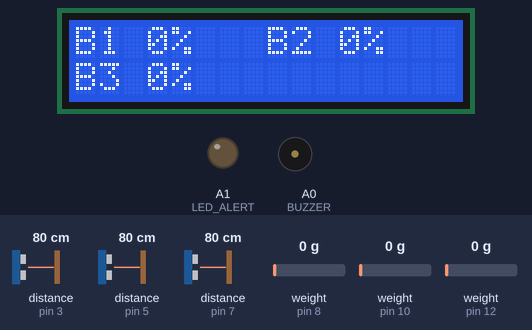
Simulated run of this sketch. Board: Arduino Uno, built with avr-gcc and run on an emulated ATmega328P. On the bench: 16×2 character LCD, output pins drawn as LEDs (lit = HIGH), buzzer (waves = sounding, pin HIGH). Wiring (inferred from the names in the program): 3 × ultrasonic range finder: trigger pin 2, echo pin 3 / trigger pin 4, echo pin 5 / trigger pin 6, echo pin 7. The test bench sets the inputs (shaded band); at power-on: distance to the obstacle (sensors on pin 3, pin 5, pin 7) 80 cm, weight on the scale (sensors on pin 8, pin 10, pin 12) 0 g. The echo pulse lasts 58.3 µs per cm; the modem accepts every AT command (registered, SIM ready, sends succeed) and sends nothing else; pins used as bus, display or sensor lines are not drawn; what the sketch prints to the serial monitor is not drawn.

Above: at 6.6 s.
6.7 s: distance to the obstacle (sensor on pin 3) set to 2 cm
At 9.1 s:
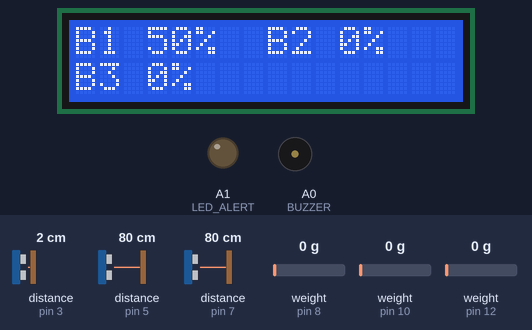
9.4 s: weight on the scale (sensor on pin 8) set to 4467 g
At 12.1 s:
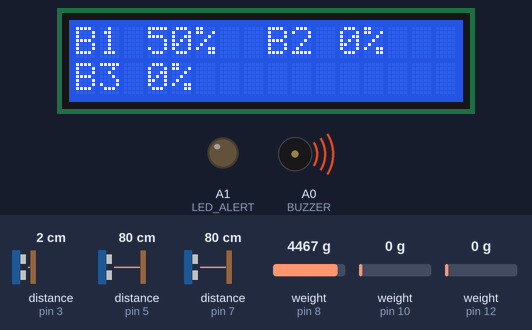
13.7 s: weight on the scale (sensor on pin 8) set to 4559 g
19.1 s: distance to the obstacle (sensor on pin 5) set to 2 cm
At 24.2 s:
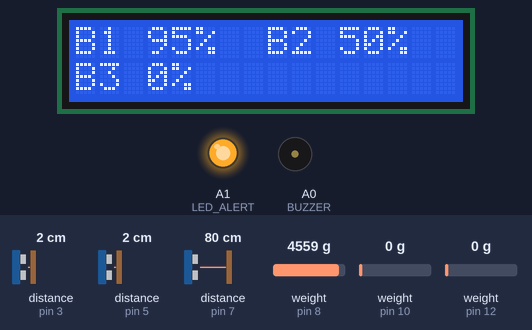
25.2 s: distance to the obstacle (sensor on pin 7) set to 2 cm
At 31.0 s:
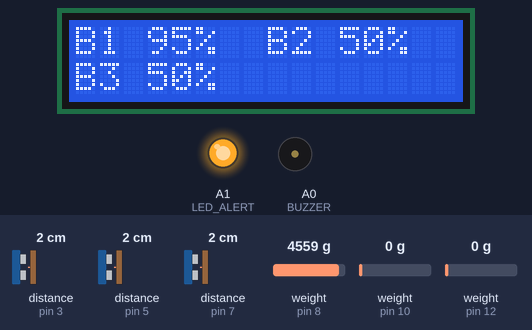
31.3 s: weight on the scale (sensor on pin 10) set to 100 g
At 37.3 s:
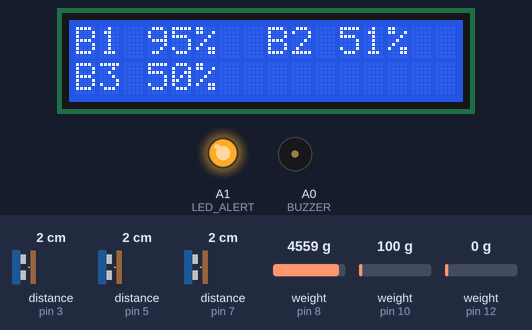
Timing chart, 0 to 38.4 s (numbered marks = the images above; inputs shaded):
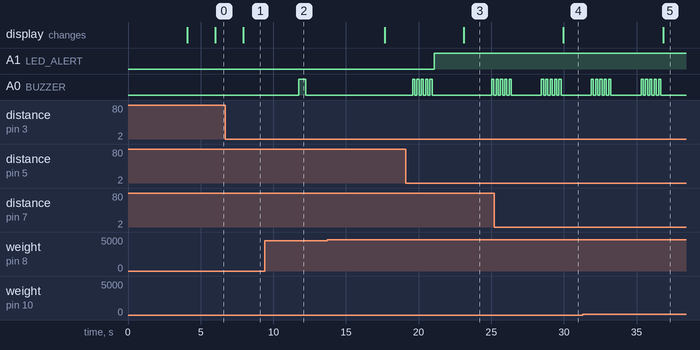

The sketch:

arduino.ino
```cpp
#include <Wire.h>
#include <LiquidCrystal_I2C.h>
#include "HX711.h"
#include <SoftwareSerial.h>

// Initialize LCD
LiquidCrystal_I2C lcd(0x27, 16, 2);

// HX711 Load Cell Pins (3 Sensors)
#define DT1  8
#define SCK1 9
#define DT2 10
#define SCK2 11
#define DT3 12
#define SCK3 13

// Ultrasonic Sensor Pins
const int trig1 = 2, echo1 = 3;
const int trig2 = 4, echo2 = 5;
const int trig3 = 6, echo3 = 7;

// Buzzer & SIM800L
#define BUZZER A0
#define SIM_TX A2
#define SIM_RX A3

// LED Alert Pin
#define LED_ALERT A1

// Define Load Cells
HX711 scale1, scale2, scale3;
SoftwareSerial sim800l(SIM_TX, SIM_RX);

// Constants and thresholds
const float calibration_factor = 7050;  // Adjust to your load cells' calibration
const float maxWeight = 5000.0;          // Max weight in grams
const int minDistance = 11;              // Ultrasonic min distance (cm)
const int maxDistance = 35;              // Ultrasonic max distance (cm)
const int alertThreshold = 85;           // Alert threshold in percent
const long interval = 1000;               // Sensor read interval (ms)
const char phoneNumber[] = "+639766262752";

// Variables for SMS alerts and call management
bool smsSent1 = false, smsSent2 = false, smsSent3 = false;
bool callMade = false;
bool callInProgress = false;
unsigned long callStartTime = 0;
const unsigned long callDuration = 25000; // 25 seconds call duration
unsigned long previousMillis = 0;

// Function prototypes
float getStableWeight(HX711 &scale);
int getDistance(int trigPin, int echoPin);
int getHeightPercentage(int distance);
void alertBuzzer(int count);
void fullBinAlert();
void sendSMSFormatted(const char* title, int weight, int weightPerc, int height, int heightPerc, int level);
void makeCall();
void manageCall();
void sendBinData(float w1, int h1, float w2, int h2, float w3, int h3);
void checkESP32Commands();
void sendManualSMS();

void setup() {
  Serial.begin(9600);       // Hardware Serial for ESP32 communication
  sim800l.begin(9600);

  lcd.init();
  lcd.backlight();

  pinMode(BUZZER, OUTPUT);
  digitalWrite(BUZZER, LOW);
  pinMode(LED_ALERT, OUTPUT);
  digitalWrite(LED_ALERT, LOW);

  scale1.begin(DT1, SCK1);
  scale2.begin(DT2, SCK2);
  scale3.begin(DT3, SCK3);

  // Set calibration factor & tare scales
  scale1.set_scale(calibration_factor);
  scale2.set_scale(calibration_factor);
  scale3.set_scale(calibration_factor);

  delay(1000); // Allow some settling
  scale1.tare();
  scale2.tare();
  scale3.tare();

  pinMode(trig1, OUTPUT); pinMode(echo1, INPUT);
  pinMode(trig2, OUTPUT); pinMode(echo2, INPUT);
  pinMode(trig3, OUTPUT); pinMode(echo3, INPUT);

  lcd.setCursor(0, 0);
  lcd.print("B1    % B2    %");
  lcd.setCursor(0, 1);
  lcd.print("B3    %");
}

void loop() {
  manageCall();  // Handle ongoing call (hang up if timed out)

  unsigned long currentMillis = millis();
  if (currentMillis - previousMillis >= interval) {
    previousMillis = currentMillis;

    // Read sensors and process data
    float weight1 = getStableWeight(scale1);
    float weight2 = getStableWeight(scale2);
    float weight3 = getStableWeight(scale3);

    weight1 *= 1000;
    weight2 *= 1000;
    weight3 *= 1000;

    float weightPerc1 = min((weight1 / maxWeight) * 100.0, 100.0);
    float weightPerc2 = min((weight2 / maxWeight) * 100.0, 100.0);
    float weightPerc3 = min((weight3 / maxWeight) * 100.0, 100.0);

    int distance1 = getDistance(trig1, echo1);
    int distance2 = getDistance(trig2, echo2);
    int distance3 = getDistance(trig3, echo3);

    int heightPerc1 = getHeightPercentage(distance1);
    int heightPerc2 = getHeightPercentage(distance2);
    int heightPerc3 = getHeightPercentage(distance3);

    float bin1 = (weightPerc1 + heightPerc1) / 2.0;
    float bin2 = (weightPerc2 + heightPerc2) / 2.0;
    float bin3 = (weightPerc3 + heightPerc3) / 2.0;

    // Send data to ESP32
    sendBinData(weight1, heightPerc1, weight2, heightPerc2, weight3, heightPerc3);

    // Debug prints
    Serial.println("===== BIN LEVEL REPORT =====");
    Serial.print("Bin 1 - Weight: "); Serial.print(weight1, 1); Serial.print(" g ("); Serial.print(weightPerc1, 1); Serial.println("%)");
    Serial.print("Bin 1 - Height: "); Serial.print(distance1); Serial.print(" cm ("); Serial.print(heightPerc1); Serial.println("%)");
    Serial.print("Bin 1 - Final Bin Level: "); Serial.print(bin1, 1); Serial.println("%\n");

    Serial.print("Bin 2 - Weight: "); Serial.print(weight2, 1); Serial.print(" g ("); Serial.print(weightPerc2, 1); Serial.println("%)");
    Serial.print("Bin 2 - Height: "); Serial.print(distance2); Serial.print(" cm ("); Serial.print(heightPerc2); Serial.println("%)");
    Serial.print("Bin 2 - Final Bin Level: "); Serial.print(bin2, 1); Serial.println("%\n");

    Serial.print("Bin 3 - Weight: "); Serial.print(weight3, 1); Serial.print(" g ("); Serial.print(weightPerc3, 1); Serial.println("%)");
    Serial.print("Bin 3 - Height: "); Serial.print(distance3); Serial.print(" cm ("); Serial.print(heightPerc3); Serial.println("%)");
    Serial.print("Bin 3 - Final Bin Level: "); Serial.print(bin3, 1); Serial.println("%\n");

    Serial.println("============================\n");

    // Alert buzzer logic
    if (bin1 >= 95 || bin2 >= 95 || bin3 >= 95) {
      fullBinAlert();
    } else {
      int binCount = (bin1 >= alertThreshold) + (bin2 >= alertThreshold) + (bin3 >= alertThreshold);
      if (binCount > 0) alertBuzzer(binCount);
    }

    // SMS alerts with percentages
    if (bin1 >= alertThreshold && !smsSent1) {
      sendSMSFormatted("Bin 1 Alert!", (int)(weight1 + 0.5), (int)(weightPerc1 + 0.5),
                       (distance1 == -1 ? 0 : distance1), heightPerc1, (int)(bin1 + 0.5));
      smsSent1 = true;
    }
    if (bin2 >= alertThreshold && !smsSent2) {
      sendSMSFormatted("Bin 2 Alert!", (int)(weight2 + 0.5), (int)(weightPerc2 + 0.5),
                       (distance2 == -1 ? 0 : distance2), heightPerc2, (int)(bin2 + 0.5));
      smsSent2 = true;
    }
    if (bin3 >= alertThreshold && !smsSent3) {
      sendSMSFormatted("Bin 3 Alert!", (int)(weight3 + 0.5), (int)(weightPerc3 + 0.5),
                       (distance3 == -1 ? 0 : distance3), heightPerc3, (int)(bin3 + 0.5));
      smsSent3 = true;
    }

    if (bin1 < alertThreshold) smsSent1 = false;
    if (bin2 < alertThreshold) smsSent2 = false;
    if (bin3 < alertThreshold) smsSent3 = false;

    if (bin1 >= 95 || bin2 >= 95 || bin3 >= 95) {
      digitalWrite(LED_ALERT, HIGH);
    } else {
      digitalWrite(LED_ALERT, LOW);
    }

    if ((bin1 >= 95 || bin2 >= 95 || bin3 >= 95) && !callMade && !callInProgress) {
      delay(2000);
      makeCall();
      callMade = true;
    }

    if (bin1 < 95 && bin2 < 95 && bin3 < 95 && !callInProgress) {
      callMade = false;
    }

    lcd.setCursor(3, 0);
    lcd.print((int)bin1);
    lcd.print("%  ");
    lcd.setCursor(11, 0);
    lcd.print((int)bin2);
    lcd.print("%  ");
    lcd.setCursor(3, 1);
    lcd.print((int)bin3);
    lcd.print("%  ");
  }

  // Check for manual SMS command from ESP32
  checkESP32Commands();
}

float getStableWeight(HX711 &scale) {
  if (!scale.is_ready()) return 0;
  float sum = 0;
  const int samples = 5;
  for (int i = 0; i < samples; i++) {
    sum += scale.get_units(1);
    delay(5);
  }
  float avg = sum / samples;
  if (avg < 0) avg = 0;
  if (avg > (maxWeight / 1000.0)) avg = maxWeight / 1000.0;
  if (avg < 0.01) avg = 0;
  return avg;
}

int getDistance(int trigPin, int echoPin) {
  digitalWrite(trigPin, LOW);
  delayMicroseconds(2);
  digitalWrite(trigPin, HIGH);
  delayMicroseconds(10);
  digitalWrite(trigPin, LOW);
  int duration = pulseIn(echoPin, HIGH, 30000);
  return (duration == 0) ? -1 : duration * 0.034 / 2;
}

int getHeightPercentage(int distance) {
  if (distance == -1) return 0;
  if (distance <= minDistance) return 100;
  if (distance >= maxDistance) return 0;
  return map(distance, maxDistance, minDistance, 0, 100);
}

void alertBuzzer(int count) {
  for (int i = 0; i < count; i++) {
    digitalWrite(BUZZER, HIGH);
    delay(500);
    digitalWrite(BUZZER, LOW);
    delay(500);
  }
}

void fullBinAlert() {
  for (int i = 0; i < 5; i++) {
    digitalWrite(BUZZER, HIGH);
    delay(150);
    digitalWrite(BUZZER, LOW);
    delay(150);
  }
}

void sendSMSFormatted(const char* title, int weight, int weightPerc, int height, int heightPerc, int level) {
  Serial.println("Sending SMS...");
  sim800l.println("AT+CMGF=1");
  delay(500);
  sim800l.print("AT+CMGS=\"");
  sim800l.print(phoneNumber);
  sim800l.println("\"");
  delay(500);

  sim800l.print(title);
  sim800l.print("\r\n");
  delay(200);

  sim800l.print("Weight: ");
  sim800l.print(weight);
  sim800l.print("g (");
  sim800l.print(weightPerc);
  sim800l.print("%)\r\n");
  delay(200);

  sim800l.print("Height: ");
  sim800l.print(height);
  sim800l.print("cm (");
  sim800l.print(heightPerc);
  sim800l.print("%)\r\n");
  delay(200);

  sim800l.print("Level: ");
  sim800l.print(level);
  sim800l.print("%\r\n");
  delay(200);

  sim800l.write(26);  // CTRL+Z to send SMS
  delay(3000);
  Serial.println("SMS Sent!");
}

void makeCall() {
  if (!callInProgress) {
    Serial.println("Making call...");
    sim800l.print("ATD");
    sim800l.print(phoneNumber);
    sim800l.println(";");
    callStartTime = millis();
    callInProgress = true;
    callMade = true;
  }
}

void manageCall() {
  if (callInProgress) {
    if (millis() - callStartTime >= callDuration) {
      Serial.println("Call duration reached, hanging up...");
      sim800l.println("ATH"); // Hang up
      delay(500);             // Brief delay for hang up command
      callInProgress = false;
      Serial.println("Call ended.");
    }
  }
}

void sendBinData(float w1, int h1, float w2, int h2, float w3, int h3) {
  String data = "<BIN>";
  data += String(w1, 1) + "," + String(h1) + ",";
  data += String(w2, 1) + "," + String(h2) + ",";
  data += String(w3, 1) + "," + String(h3);
  data += "</BIN>";
  Serial.println(data);
}

void checkESP32Commands() {
  if (Serial.available()) {
    String command = Serial.readStringUntil('\n');
    command.trim();
    if (command == "<MANUAL_SMS>") {
      Serial.println("Manual SMS request received from ESP32");
      sendManualSMS();
    }
  }
}

void sendManualSMS() {
  float weight1 = getStableWeight(scale1) * 1000;
  float weight2 = getStableWeight(scale2) * 1000;
  float weight3 = getStableWeight(scale3) * 1000;

  int distance1 = getDistance(trig1, echo1);
  int distance2 = getDistance(trig2, echo2);
  int distance3 = getDistance(trig3, echo3);

  int heightPerc1 = getHeightPercentage(distance1);
  int heightPerc2 = getHeightPercentage(distance2);
  int heightPerc3 = getHeightPercentage(distance3);

  float bin1 = (min((weight1 / maxWeight) * 100.0, 100.0) + heightPerc1) / 2.0;
  float bin2 = (min((weight2 / maxWeight) * 100.0, 100.0) + heightPerc2) / 2.0;
  float bin3 = (min((weight3 / maxWeight) * 100.0, 100.0) + heightPerc3) / 2.0;

  int validDist1 = (distance1 == -1) ? 0 : distance1;
  int validDist2 = (distance2 == -1) ? 0 : distance2;
  int validDist3 = (distance3 == -1) ? 0 : distance3;

  char msg[512];
  snprintf(msg, sizeof(msg),
    "Manual bin Notification\n"
    "Bin1\n"
    "Weight: %d g (%d%%)\n"
    "Height: %d cm (%d%%)\n"
    "Average: %d%%\n\n"
    "Bin2\n"
    "Weight: %d g (%d%%)\n"
    "Height: %d cm (%d%%)\n"
    "Average: %d%%\n\n"
    "Bin3\n"
    "Weight: %d g (%d%%)\n"
    "Height: %d cm (%d%%)\n"
    "Average: %d%%",
    (int)(weight1 + 0.5), (int)min((weight1 / maxWeight) * 100, 100.0), validDist1, heightPerc1, (int)(bin1 + 0.5),
    (int)(weight2 + 0.5), (int)min((weight2 / maxWeight) * 100, 100.0), validDist2, heightPerc2, (int)(bin2 + 0.5),
    (int)(weight3 + 0.5), (int)min((weight3 / maxWeight) * 100, 100.0), validDist3, heightPerc3, (int)(bin3 + 0.5)
  );

  Serial.println("Sending manual SMS with full bin data:");
  Serial.println(msg);

  sim800l.println("AT+CMGF=1");  // SMS text mode
  delay(500);
  while (sim800l.available()) sim800l.read(); // flush buffer

  sim800l.print("AT+CMGS=\"");
  sim800l.print(phoneNumber);
  sim800l.println("\"");
  delay(500);
  while (sim800l.available()) sim800l.read(); // flush buffer

  sim800l.print(msg);
  delay(500);

  sim800l.write(26);  // CTRL+Z to send SMS
  delay(3000);
  while (sim800l.available()) Serial.write(sim800l.read());

  Serial.println("Manual SMS Sent!");
}
```

Measured:
- after the input at 6.7 s, the display: changes after 1.2 s (image 1)
- after the input at 9.4 s, A0 (BUZZER): LOW → HIGH after 2.3 s, → LOW 0.50 s later
- after the input at 19.1 s, the display: changes after 4.0 s (image 3)
- after the input at 25.2 s, the display: changes after 4.8 s (image 4)
- after the input at 31.3 s, the display: changes after 5.5 s (image 5)
